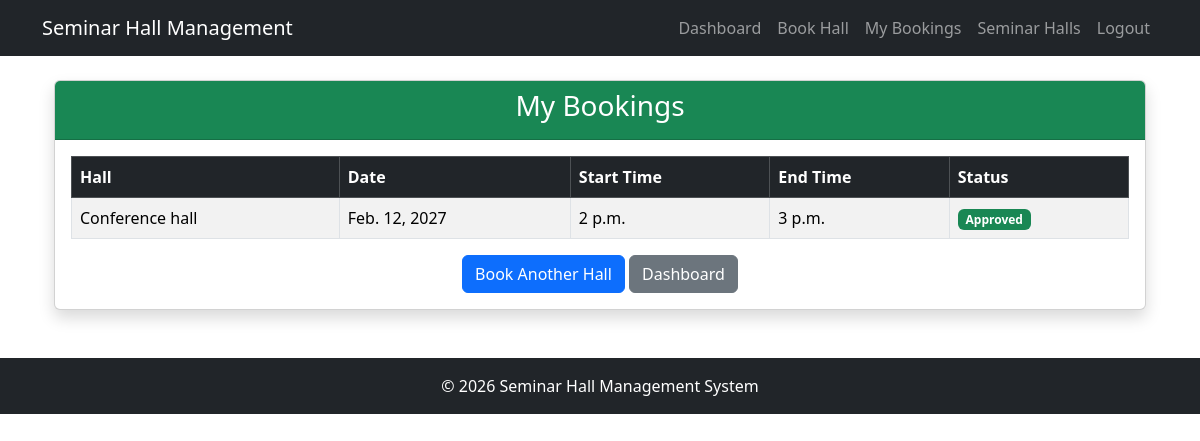
/my-bookings/ (signed in), run on the app's committed database.
### accounts/models.py (models this page shows, shortened)
class Booking(models.Model):
    user = models.ForeignKey(User, on_delete=models.CASCADE)
    hall = models.ForeignKey(SeminarHall, on_delete=models.CASCADE)
    booking_date = models.DateField()
    start_time = models.TimeField()
    end_time = models.TimeField()
    STATUS_CHOICES = [
        ('Pending', 'Pending'),
        ('Approved', 'Approved'),
        ('Rejected', 'Rejected'),
    ]
    status = models.CharField(
        max_length=20,
        choices=STATUS_CHOICES,
        default='Pending'
    )

class SeminarHall(models.Model):
    hall_name = models.CharField(max_length=100)
    capacity = models.IntegerField()
    location = models.CharField(max_length=100)
    description = models.TextField()
    image = models.ImageField(upload_to='hall_images/', blank=True, null=True)

### accounts/views.py (the view)
# urls.py: path('my-bookings/', views.my_bookings, name='my_bookings'),
@login_required
def my_bookings(request):
    bookings = Booking.objects.filter(user=request.user)
    return render(
        request,
        'accounts/my_bookings.html',
        {'bookings': bookings}
    )

### accounts/templates/accounts/my_bookings.html (shortened to what this page needs)
{% extends 'accounts/base.html' %}
{% block content %}
<div class="container">
    <div class="card shadow">
        <div class="card-header bg-success text-white text-center">
            <h3>My Bookings</h3>
        </div>
        <div class="card-body">
            <table class="table table-bordered table-hover table-striped">
                <thead class="table-dark">
                    <tr>
                        <th>Hall</th>
                        <th>Date</th>
                        <th>Start Time</th>
                        <th>End Time</th>
                        <th>Status</th>
                    </tr>
                </thead>
                <tbody>
                {% for booking in bookings %}
                    <tr>
                        <td>{{ booking.hall.hall_name }}</td>
                        <td>{{ booking.booking_date }}</td>
                        <td>{{ booking.start_time }}</td>
                        <td>{{ booking.end_time }}</td>
                        <td>
                            {% if booking.status == 'Approved' %}
                                <span class="badge bg-success">
                                    Approved
                                </span>
                            {% elif booking.status == 'Rejected' %}
                                <span class="badge bg-danger">
                                    Rejected
                                </span>
                            {% else %}
                                <span class="badge bg-warning text-dark">
                                    Pending
                                </span>
                            {% endif %}
                        </td>
                    </tr>
                {% empty %}
                    <tr>
                        <td colspan="5" class="text-center">
                            No bookings found.
                        </td>
                    </tr>
                {% endfor %}
                </tbody>
            </table>
            <div class="text-center mt-3">
                <a href="{% url 'book_hall' %}" class="btn btn-primary">
                    Book Another Hall
                </a>
                <a href="{% url 'dashboard' %}" class="btn btn-secondary">
                    Dashboard
                </a>
            </div>
        </div>
    </div>
</div>
{% endblock %}

### data on the page
Booking: hall.hall_name "Conference hall", booking_date "Feb. 12, 2027", start_time "2 p.m.", end_time "3 p.m.", status "Approved"
